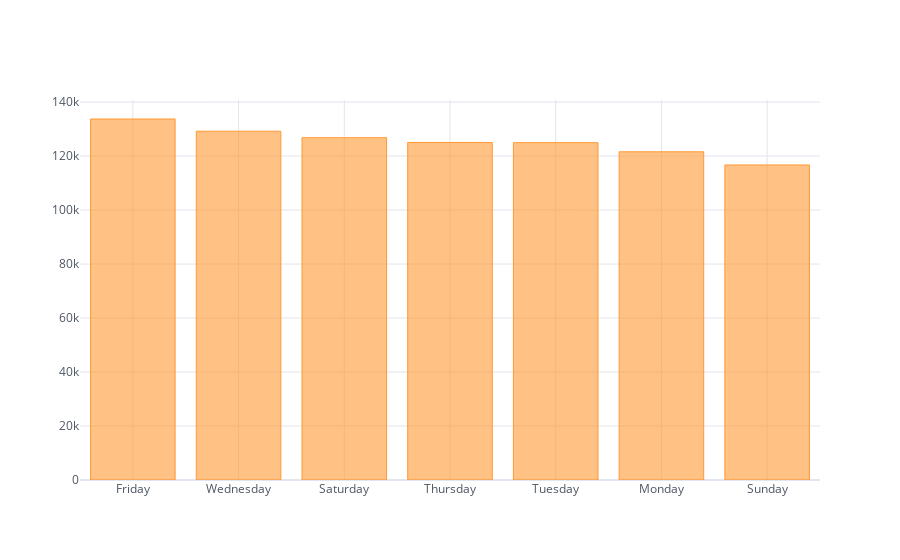

The code cell stored with this chart in its notebook:
### Code cell
# Visualize the above dataframe.
day_count.iplot(kind='bar', theme='white')

# The difference in all day of week is somewhat a little.
# So when giving weight to the variable, don't just assign the ordinal number. 
# Give attention to the scaling of weight!

### Figure 1 — Plotly figure (JSON) as saved in the notebook; plotly's stock layout.template omitted (floating-point values rounded to 4 significant figures)
{"data": [{"marker": {"color": "rgba(255, 153, 51, 0.6)", "line": {"color": "rgba(255, 153, 51, 1.0)", "width": 1}}, "name": "Count", "orientation": "v", "text": "", "type": "bar", "x": ["Friday", "Wednesday", "Saturday", "Thursday", "Tuesday", "Monday", "Sunday"], "y": [133734, 129211, 126810, 125038, 124965, 121584, 116707]}], "layout": {"legend": {"bgcolor": "#FFFFFF", "font": {"color": "#4D5663"}}, "paper_bgcolor": "#FFFFFF", "plot_bgcolor": "#FFFFFF", "title": {"font": {"color": "#4D5663"}}, "xaxis": {"gridcolor": "#E1E5ED", "showgrid": true, "tickfont": {"color": "#4D5663"}, "title": {"font": {"color": "#4D5663"}, "text": ""}, "zerolinecolor": "#E1E5ED"}, "yaxis": {"gridcolor": "#E1E5ED", "showgrid": true, "tickfont": {"color": "#4D5663"}, "title": {"font": {"color": "#4D5663"}, "text": ""}, "zerolinecolor": "#E1E5ED"}}}
